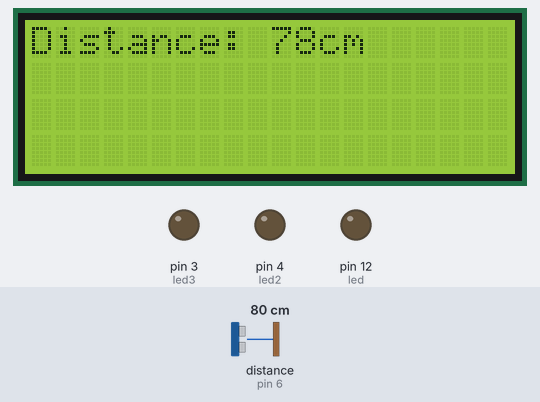
Bench run of a sketch on a simulated Arduino Uno, built with avr-gcc and run on an emulated ATmega328P. On the bench: 20×4 character LCD, output pins drawn as LEDs (lit = HIGH). Wiring (inferred from the names in the program): ultrasonic range finder: trigger pin 5; echo pin 6. Dashed ring = blinking. The inputs (shaded band) are chosen by the test bench; at power-on: distance to the obstacle (sensor on pin 6) 80 cm. The echo pulse lasts 58.3 µs per cm; pins used as bus, display or sensor lines are not drawn.

Above: at 1.2 s.
1.3 s: distance to the obstacle (sensor on pin 6) set to 2 cm
At 1.63 s:
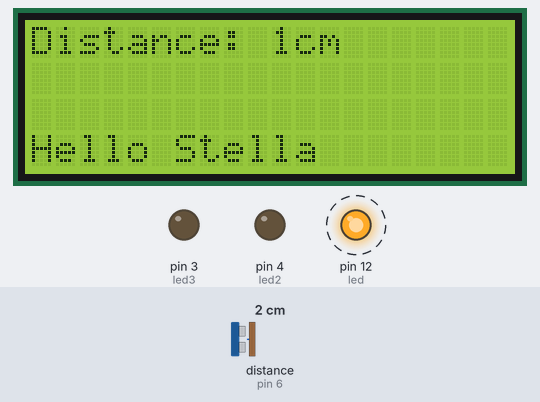
3.1 s: distance to the obstacle (sensor on pin 6) set to 4 cm
4.8 s: distance to the obstacle (sensor on pin 6) set to 7 cm
At 5.08 s:
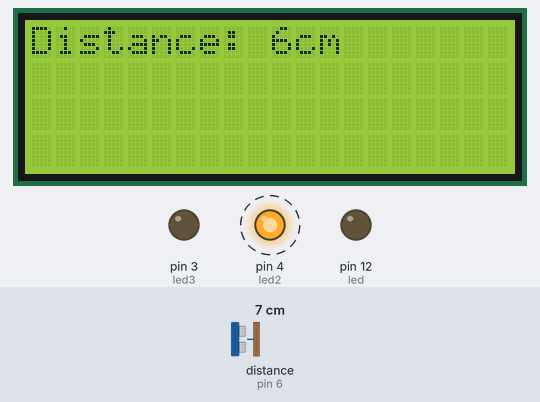
7.0 s: distance to the obstacle (sensor on pin 6) set to 9 cm
8.7 s: distance to the obstacle (sensor on pin 6) set to 12 cm
At 8.88 s:
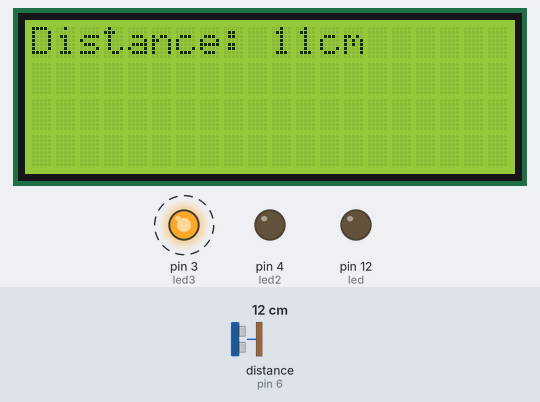
Timing chart, 0 to 11.8 s (numbered marks = the images above; inputs shaded):
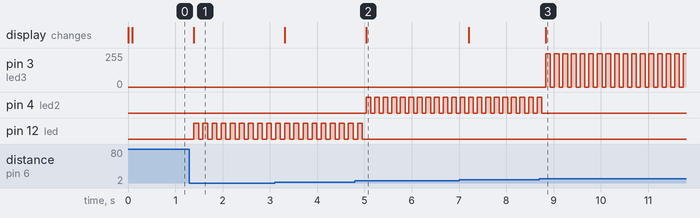

The sketch:

sensorandlcd2004.ino
```cpp
/*
Buu Lam
Basic demo app using the 20x04 LCD module with an Arduino Uno R3 based board
Leveraging an ultrasonic sensor for measuring distance
Couple of simple LED lights are incorporated to illustrate basic condition statements
*/
#include <Wire.h>
#include <hd44780.h>                       // main hd44780 header
#include <hd44780ioClass/hd44780_I2Cexp.h> // i2c expander i/o class header

hd44780_I2Cexp lcd; // declare lcd object: auto locate & config exapander chip

// LCD geometry
const int LCD_COLS = 20;
const int LCD_ROWS = 4;

const int trigPin = 5;
const int echoPin = 6;

int led = 12;
int led2 = 4;
int led3 = 3;
int brightness = 250;  // how bright the LED is
int fadeAmount = 5;  // how many points to fade the LED by

long duration;
int distanceCm, distanceInch;

void setup() {
  pinMode(trigPin, OUTPUT);
  pinMode(echoPin, INPUT);
  pinMode(led, OUTPUT);
}

void loop() {
  analogWrite(led, 0);
  analogWrite(led2, 0);
  analogWrite(led3, 0);
  digitalWrite(trigPin, LOW);
  delayMicroseconds(2);
  digitalWrite(trigPin, HIGH);
  delayMicroseconds(10);
  digitalWrite(trigPin, LOW);
  duration = pulseIn(echoPin, HIGH);
  distanceCm = duration * 0.034 / 2;
  distanceInch = duration * 0.0133 / 2;

  lcd.begin(LCD_COLS, LCD_ROWS);
  // Print a message to the LCD.
  lcd.backlight();
  lcd.clear();
  lcd.setCursor(0, 0);
  lcd.print("Distance: ");
  lcd.print(distanceCm);
  lcd.print("cm");
  if (distanceCm < 5) {
    lcd.setCursor(0, 3);
    lcd.print("Hello Stella");
    analogWrite(led, brightness);
    }
    else if (distanceCm < 10) {
        analogWrite(led2, brightness);
    }
    else if (distanceCm < 20) {
      analogWrite(led3, brightness);
  }
  delay(100);
  }
```

Measured:
- the behaviour switches between 5 and 6 cm on distance to the obstacle (sensor on pin 6) (found by bisection; images 1 and 2)
- the behaviour switches between 10 and 11 cm on distance to the obstacle (sensor on pin 6) (found by bisection; images 2 and 3)
- after the input at 1.3 s, pin 12 (led): alternates HIGH for 0.10 s and LOW for 0.09 s, starting after 0.09 s; the display: changes after 0.09 s (image 1)
- after the input at 4.8 s, pin 4 (led2): alternates HIGH for 0.10 s and LOW for 0.08 s, starting after 0.24 s; pin 12 (led): goes on until 5.0 s, then stays LOW; the display: changes after 0.24 s (image 2)
- after the input at 8.7 s, pin 3 (led3): alternates 250/255 for 0.10 s and 0/255 for 0.08 s, starting after 0.13 s; pin 4 (led2): goes on until 8.8 s, then stays LOW; the display: changes after 0.13 s (image 3)
